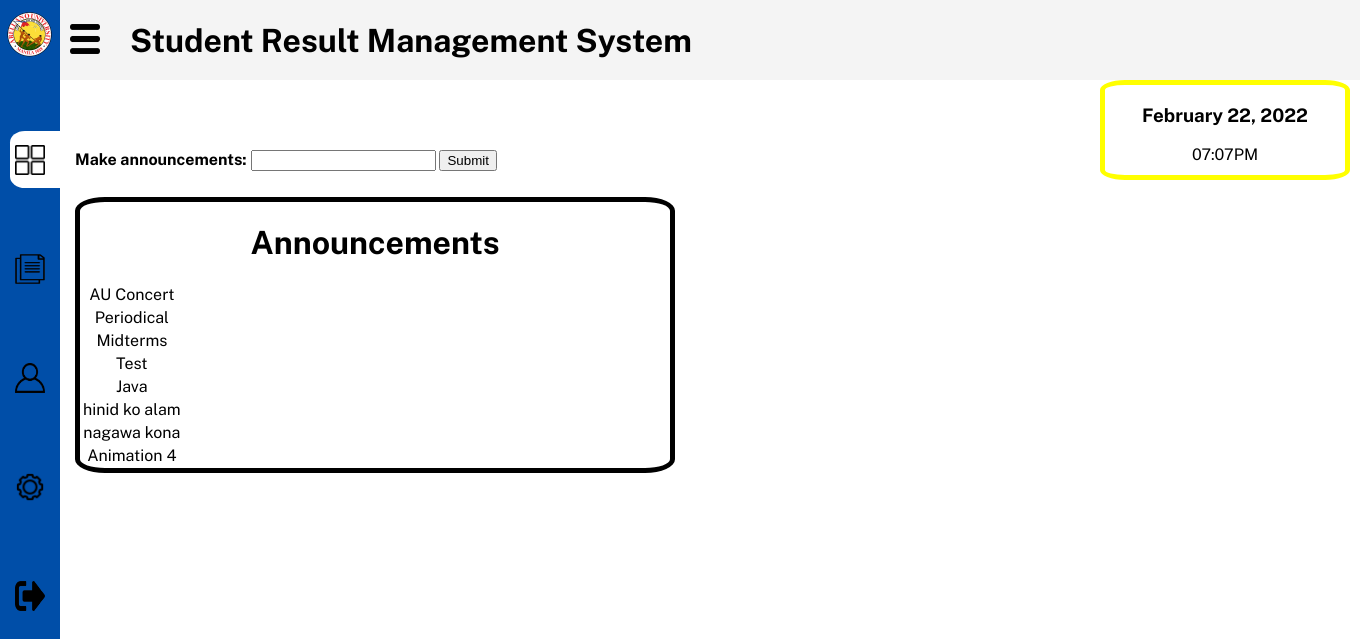
The page /admin_dashboard.php on the database its author committed.
### tables this page shows
CREATE TABLE `announcements` (
  `announcement_id` int(11) UNSIGNED NOT NULL,
  `announcement` varchar(255) NOT NULL
);

### admin_dashboard.php (the view, shortened to what this page needs)
<!DOCTYPE html>
<html>
<head>
<link rel="stylesheet" type="text/css" href="css/style.css">
</head>
<body>
	<div class="heading">
	<header>
		<img class="threeLines" src="images/three_lines.png">
		<h1 class="text">Student Result Management System</h1>
	</header>
    </div>
    <div class="date">
    <h3><?php date_default_timezone_set("Asia/Singapore");
    echo date("F d, Y");?> <br> </h3>
    <?php echo date("h:iA");?>
    </div>
	<div class="navigation">
		<nav>
			<a style="text-decoration: none;" href="admin_dashboard.php">
			<img class="aulogo"; src="images/aulogo.png"></a>
			<br> <br> <br>
        <ul class="nav">
        	<li>
        		<a href="#">
        			<span class="active"><img class="active-icon" src="images/four_squares.png" title="Dashboard"></span>
        		</a>
        	</li>
        	<li>
        		<a href="list.php">
        			<span class="icon"><img class="not-active" src="images/list.png" title="Management"></span>
        		</a>
        	</li>
        	<li>
        		<a href="#">
        			<span class="icon"><img class="not-active" src="images/manage.png"></span>
        		</a>
        	</li>
        	<li>
        		<a href="#">
        			<span class="icon"><img class="not-active" src="images/settings.png"></span>
        		</a>
        	</li>
        	<li>
        		<a href="logout.php">
        			<span class="icon"><img class="not-active" src="images/logout.png" title="Logout"></span>
        		</a>
        	</li>
        </ul>
        </nav>
    </div>
    <div class="content-heading">
    	<form autocomplete="off" class="input-tab" action="insert-announcement.php">
    		<label>Make announcements:</label>
    		<input class="tab" type="text" name="announce">
    		<input type="submit">
    	</form>
    	<br> <br> <br>
    </div>
    <div class="content">
    	  <h1>Announcements</h1>
  <table id = "table" class = "table-bordered">
          <tbody>
            <?php
            include_once "database/config.php";
              $query = $conn->query("SELECT * FROM `announcements` ") or die(mysqli_error());
              while($f_query = $query->fetch_array()){
            ?>
            <tr>
              <td><?php echo $f_query['announcement']?></td>
            </tr>
            <?php
              }
            ?>
          </tbody>
      </table>
    </div>
</body>
</html>

### css/style.css (style rules this page uses)
.heading { margin-top: 0px; margin-left: 60px; background-color: #f4f4f4; padding: .1px; }
body { margin: 0px; min-height: 100vh; background-color: white; }
.navigation { position: fixed; top: 0px; left: 0px; width: 60px; height: 100%; background-color: #004EA8; transition: 0.5%; overflow: hidden; }
.nav { list-style-type: none; }
.active { margin: 0px; background-color: white; margin-left: -30px; padding: 10px; padding-top: 30px; padding-right: 40px; width: 10px; outline: none; border-radius: 20%; }
.threeLines { margin-top: 2px; height: 30px; width: 30px; margin-left: 10px; position: absolute; }
.text { margin-left: 70px; font-family: 'Public Sans', sans-serif; }
.date { position: absolute; border-color: yellow; border-style: solid; text-align: center; border-width: 5px; box-sizing: border-box; width: 250px; height: 100px; margin-left: 1100px; font-family: 'Public Sans', sans-serif; border-radius: 10%; }
.content-heading, .content { margin-top: 70px; margin-left: 75px; font-family: 'Public Sans', sans-serif; }
.content { margin-top: -10px; border-style: solid; box-sizing: border-box; height: auto; width: 600px; border-radius: 5%; border-width: 5px; text-align: center; }
.input-tab { position: absolute; }

### admin_dashboard.php (style rules this page uses)
.aulogo { position: absolute; height: 50px; width: 50px; margin-left: 5px; margin-top: 10px; }
.active-icon { width: 30px; height: 30px; margin-left: -5px; margin-top: 75px; }
.not-active { width: 30px; height: 30px; margin-left: -25px; margin-top: 75px; }
label { display: inline-block; font-weight: bold; }

### rows shown on the page
announcements: announcement "AU Concert"
announcements: announcement "Periodical"
announcements: announcement "Midterms"
announcements: announcement "Test"
announcements: announcement "Java"
announcements: announcement "hinid ko alam"
announcements: announcement "nagawa kona"
announcements: announcement "Animation 4"
